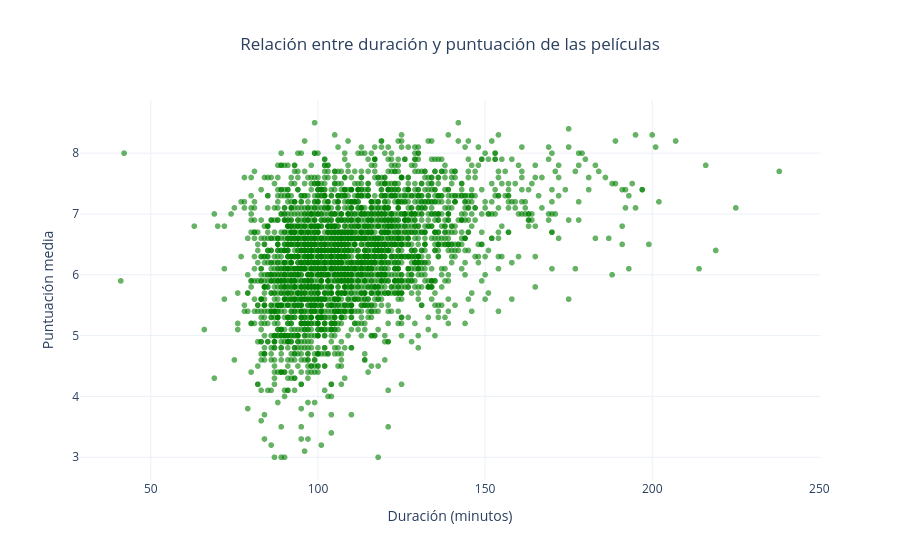

Notebook source saved alongside this figure:
### Markdown cell above
## Pregunta 6: ¿Las películas más largas (runtime) tienen mejor puntuación?

### Code cell
fig = px.scatter(
    df_analisis,
    x="runtime",
    y="vote_average",
    title="Relación entre duración y puntuación de las películas",
    labels={
        "runtime": "Duración (minutos)",
        "vote_average": "Puntuación media"
    },
    template="plotly_white",
    opacity=0.6,
    color_discrete_sequence=["green"]
)

fig.update_layout(
    title_x=0.5
)

fig.show()

### Figure 1 — Plotly figure (JSON) as saved in the notebook; plotly's stock layout.template omitted (floating-point values rounded to 4 significant figures; data arrays with more than 128 entries replaced by an {"elided": "..."} marker saying what was removed)
{"data": [{"hovertemplate": "Duración (minutos)=%{x}<br>Puntuación media=%{y}<extra></extra>", "legendgroup": "", "marker": {"color": "green", "opacity": 0.6, "symbol": "circle"}, "mode": "markers", "name": "", "showlegend": false, "type": "scattergl", "x": {"elided": "3158 float values"}, "xaxis": "x", "y": {"elided": "3158 float values"}, "yaxis": "y"}], "layout": {"legend": {"tracegroupgap": 0}, "title": {"text": "Relación entre duración y puntuación de las películas", "x": 0.5}, "xaxis": {"anchor": "y", "domain": [0, 1], "title": {"text": "Duración (minutos)"}}, "yaxis": {"anchor": "x", "domain": [0, 1], "title": {"text": "Puntuación media"}}}}
